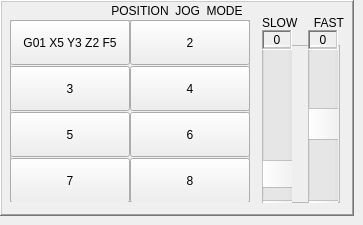
          <widget class="QWidget" name="panel_jogging_position">
           <widget class="QFrame" name="frame_jog_position">
            <property name="enabled">
             <bool>true</bool>
            </property>
            <property name="geometry">
             <rect>
              <x>0</x>
              <y>0</y>
              <width>354</width>
              <height>216</height>
             </rect>
            </property>
            <property name="minimumSize">
             <size>
              <width>354</width>
              <height>100</height>
             </size>
            </property>
            <property name="maximumSize">
             <size>
              <width>354</width>
              <height>272</height>
             </size>
            </property>
            <property name="frameShape">
             <enum>QFrame::WinPanel</enum>
            </property>
            <property name="frameShadow">
             <enum>QFrame::Raised</enum>
            </property>
            <widget class="QFrame" name="frame_jog_btns_position">
             <property name="enabled">
              <bool>true</bool>
             </property>
             <property name="geometry">
              <rect>
               <x>10</x>
               <y>20</y>
               <width>240</width>
               <height>182</height>
              </rect>
             </property>
             <property name="minimumSize">
              <size>
               <width>240</width>
               <height>182</height>
              </size>
             </property>
             <property name="maximumSize">
              <size>
               <width>240</width>
               <height>182</height>
              </size>
             </property>
             <property name="frameShape">
              <enum>QFrame::StyledPanel</enum>
             </property>
             <property name="frameShadow">
              <enum>QFrame::Raised</enum>
             </property>
             <widget class="ActionButton" name="abtn_jog_pos_cmd_2">
              <property name="geometry">
               <rect>
                <x>120</x>
                <y>0</y>
                <width>120</width>
                <height>45</height>
               </rect>
              </property>
              <property name="text">
               <string>2</string>
              </property>
              <property name="checkable">
               <bool>true</bool>
              </property>
              <property name="autoExclusive">
               <bool>true</bool>
              </property>
              <property name="jog_selected_pos_action" stdset="0">
               <bool>true</bool>
              </property>
              <property name="jog_incr_action" stdset="0">
               <bool>false</bool>
              </property>
             </widget>
             <widget class="ActionButton" name="abtn_jog_pos_cmd_1">
              <property name="geometry">
               <rect>
                <x>0</x>
                <y>0</y>
                <width>120</width>
                <height>45</height>
               </rect>
              </property>
              <property name="text">
               <string>G01 X5 Y3 Z2 F5</string>
              </property>
              <property name="checkable">
               <bool>true</bool>
              </property>
              <property name="autoExclusive">
               <bool>true</bool>
              </property>
              <property name="jog_selected_pos_action" stdset="0">
               <bool>true</bool>
              </property>
              <property name="jog_incr_action" stdset="0">
               <bool>false</bool>
              </property>
             </widget>
             <widget class="ActionButton" name="abtn_jog_pos_cmd_4">
              <property name="geometry">
               <rect>
                <x>120</x>
                <y>46</y>
                <width>120</width>
                <height>45</height>
               </rect>
              </property>
              <property name="text">
               <string>4</string>
              </property>
              <property name="checkable">
               <bool>true</bool>
              </property>
              <property name="autoExclusive">
               <bool>true</bool>
              </property>
              <property name="jog_selected_pos_action" stdset="0">
               <bool>true</bool>
              </property>
              <property name="jog_incr_action" stdset="0">
               <bool>false</bool>
              </property>
             </widget>
             <widget class="ActionButton" name="abtn_jog_pos_cmd_3">
              <property name="geometry">
               <rect>
                <x>0</x>
                <y>46</y>
                <width>120</width>
                <height>45</height>
               </rect>
              </property>
              <property name="text">
               <string>3</string>
              </property>
              <property name="checkable">
               <bool>true</bool>
              </property>
              <property name="autoExclusive">
               <bool>true</bool>
              </property>
              <property name="jog_selected_pos_action" stdset="0">
               <bool>true</bool>
              </property>
              <property name="jog_incr_action" stdset="0">
               <bool>false</bool>
              </property>
             </widget>
             <widget class="ActionButton" name="abtn_jog_pos_cmd_6">
              <property name="geometry">
               <rect>
                <x>120</x>
                <y>92</y>
                <width>120</width>
                <height>45</height>
               </rect>
              </property>
              <property name="text">
               <string>6</string>
              </property>
              <property name="checkable">
               <bool>true</bool>
              </property>
              <property name="autoExclusive">
               <bool>true</bool>
              </property>
              <property name="jog_selected_pos_action" stdset="0">
               <bool>true</bool>
              </property>
              <property name="jog_incr_action" stdset="0">
               <bool>false</bool>
              </property>
             </widget>
             <widget class="ActionButton" name="abtn_jog_pos_cmd_5">
              <property name="geometry">
               <rect>
                <x>0</x>
                <y>92</y>
                <width>120</width>
                <height>45</height>
               </rect>
              </property>
              <property name="text">
               <string>5</string>
              </property>
              <property name="checkable">
               <bool>true</bool>
              </property>
              <property name="autoExclusive">
               <bool>true</bool>
              </property>
              <property name="jog_selected_pos_action" stdset="0">
               <bool>true</bool>
              </property>
              <property name="jog_incr_action" stdset="0">
               <bool>false</bool>
              </property>
             </widget>
             <widget class="ActionButton" name="abtn_jog_pos_cmd_8">
              <property name="geometry">
               <rect>
                <x>120</x>
                <y>138</y>
                <width>120</width>
                <height>45</height>
               </rect>
              </property>
              <property name="text">
               <string>8</string>
              </property>
              <property name="checkable">
               <bool>true</bool>
              </property>
              <property name="autoExclusive">
               <bool>true</bool>
              </property>
              <property name="jog_selected_pos_action" stdset="0">
               <bool>true</bool>
              </property>
              <property name="jog_incr_action" stdset="0">
               <bool>false</bool>
              </property>
             </widget>
             <widget class="ActionButton" name="abtn_jog_pos_cmd_7">
              <property name="geometry">
               <rect>
                <x>0</x>
                <y>138</y>
                <width>120</width>
                <height>45</height>
               </rect>
              </property>
              <property name="text">
               <string>7</string>
              </property>
              <property name="checkable">
               <bool>true</bool>
              </property>
              <property name="autoExclusive">
               <bool>true</bool>
              </property>
              <property name="jog_selected_pos_action" stdset="0">
               <bool>true</bool>
              </property>
              <property name="jog_incr_action" stdset="0">
               <bool>false</bool>
              </property>
             </widget>
            </widget>
            <widget class="QLabel" name="lab_jog_mode_position">
             <property name="geometry">
              <rect>
               <x>0</x>
               <y>0</y>
               <width>354</width>
               <height>21</height>
              </rect>
             </property>
             <property name="minimumSize">
              <size>
               <width>354</width>
               <height>21</height>
              </size>
             </property>
             <property name="maximumSize">
              <size>
               <width>354</width>
               <height>21</height>
              </size>
             </property>
             <property name="font">
              <font>
               <pointsize>9</pointsize>
               <weight>50</weight>
               <bold>false</bold>
              </font>
             </property>
             <property name="frameShape">
              <enum>QFrame::NoFrame</enum>
             </property>
             <property name="frameShadow">
              <enum>QFrame::Raised</enum>
             </property>
             <property name="text">
              <string>POSITION  JOG  MODE</string>
             </property>
             <property name="alignment">
              <set>Qt::AlignCenter</set>
             </property>
            </widget>
            <widget class="QLabel" name="lab_jog_slow_fast_position">
             <property name="geometry">
              <rect>
               <x>262</x>
               <y>12</y>
               <width>82</width>
               <height>21</height>
              </rect>
             </property>
             <property name="text">
              <string>SLOW     FAST</string>
             </property>
            </widget>
            <widget class="QFrame" name="frame_jog_position_rate">
             <property name="geometry">
              <rect>
               <x>262</x>
               <y>45</y>
               <width>78</width>
               <height>158</height>
              </rect>
             </property>
             <property name="frameShape">
              <enum>QFrame::StyledPanel</enum>
             </property>
             <property name="frameShadow">
              <enum>QFrame::Raised</enum>
             </property>
             <widget class="QScrollBar" name="scrb_jog_position_fast">
              <property name="geometry">
               <rect>
                <x>46</x>
                <y>-11</y>
                <width>30</width>
                <height>180</height>
               </rect>
              </property>
              <property name="cursor">
               <cursorShape>PointingHandCursor</cursorShape>
              </property>
              <property name="autoFillBackground">
               <bool>true</bool>
              </property>
              <property name="minimum">
               <number>10</number>
              </property>
              <property name="maximum">
               <number>50</number>
              </property>
              <property name="value">
               <number>30</number>
              </property>
              <property name="tracking">
               <bool>true</bool>
              </property>
              <property name="orientation">
               <enum>Qt::Vertical</enum>
              </property>
              <property name="invertedAppearance">
               <bool>true</bool>
              </property>
              <property name="invertedControls">
               <bool>true</bool>
              </property>
             </widget>
             <widget class="QScrollBar" name="scrb_jog_position_slow">
              <property name="geometry">
               <rect>
                <x>0</x>
                <y>-11</y>
                <width>30</width>
                <height>180</height>
               </rect>
              </property>
              <property name="cursor">
               <cursorShape>PointingHandCursor</cursorShape>
              </property>
              <property name="value">
               <number>10</number>
              </property>
              <property name="orientation">
               <enum>Qt::Vertical</enum>
              </property>
              <property name="invertedAppearance">
               <bool>true</bool>
              </property>
              <property name="invertedControls">
               <bool>false</bool>
              </property>
             </widget>
            </widget>
            <widget class="QLabel" name="lab_jog_position_slow">
             <property name="geometry">
              <rect>
               <x>262</x>
               <y>30</y>
               <width>30</width>
               <height>20</height>
              </rect>
             </property>
             <property name="frameShape">
              <enum>QFrame::WinPanel</enum>
             </property>
             <property name="frameShadow">
              <enum>QFrame::Sunken</enum>
             </property>
             <property name="text">
              <string>0</string>
             </property>
             <property name="alignment">
              <set>Qt::AlignCenter</set>
             </property>
            </widget>
            <widget class="QLabel" name="lab_jog_position_fast">
             <property name="geometry">
              <rect>
               <x>308</x>
               <y>30</y>
               <width>30</width>
               <height>20</height>
              </rect>
             </property>
             <property name="frameShape">
              <enum>QFrame::WinPanel</enum>
             </property>
             <property name="frameShadow">
              <enum>QFrame::Sunken</enum>
             </property>
             <property name="text">
              <string>0</string>
             </property>
             <property name="alignment">
              <set>Qt::AlignCenter</set>
             </property>
            </widget>
           </widget>
          </widget>
